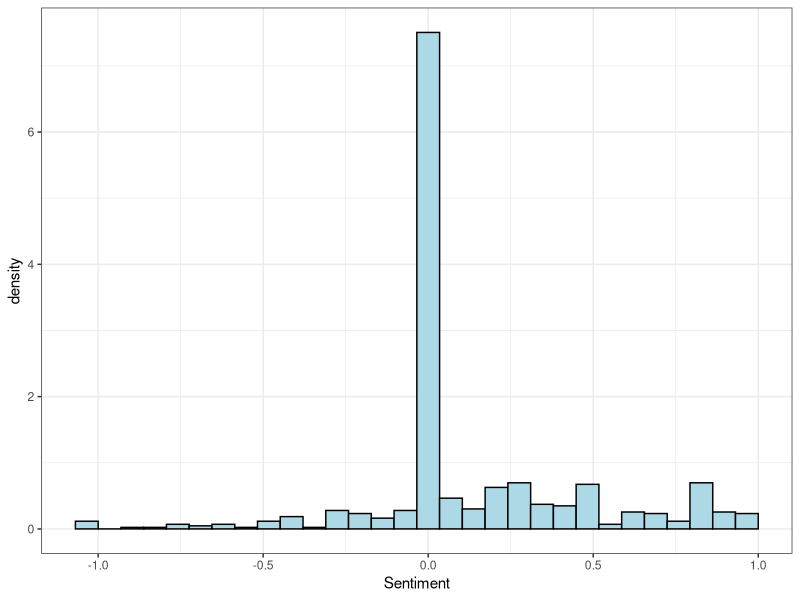
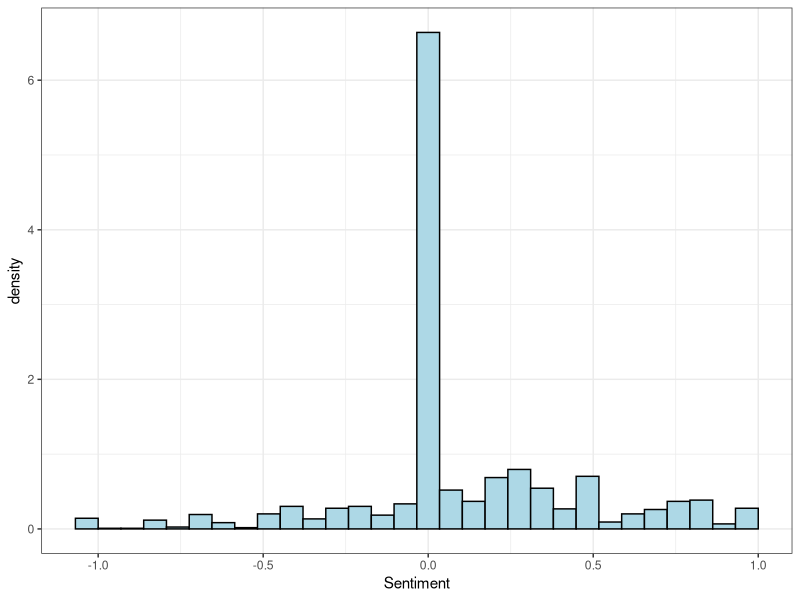
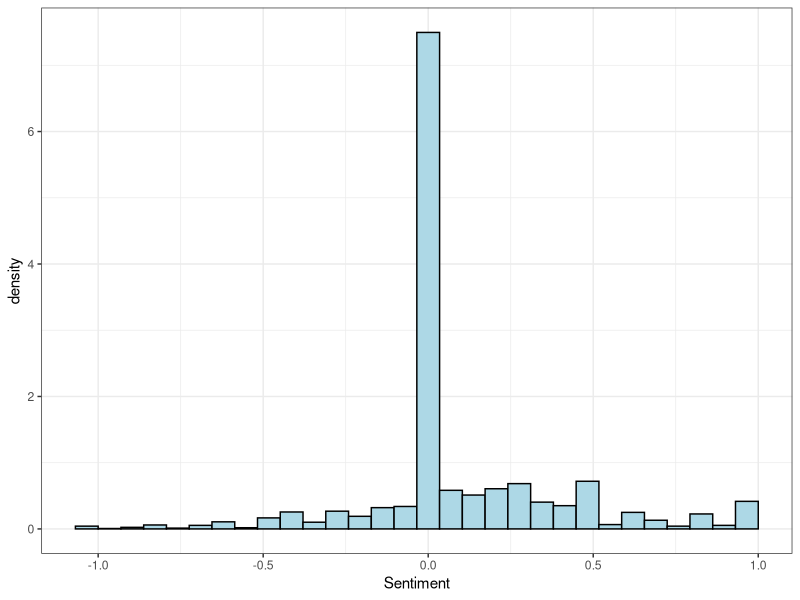
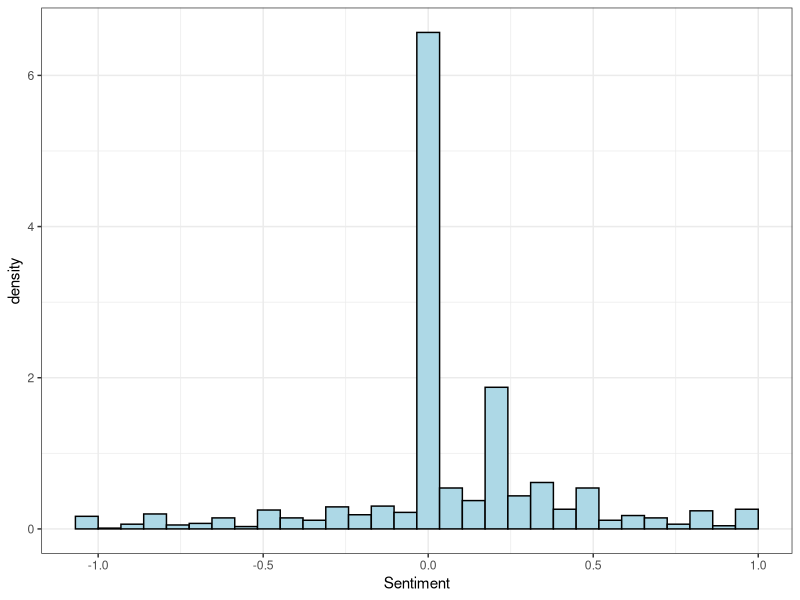
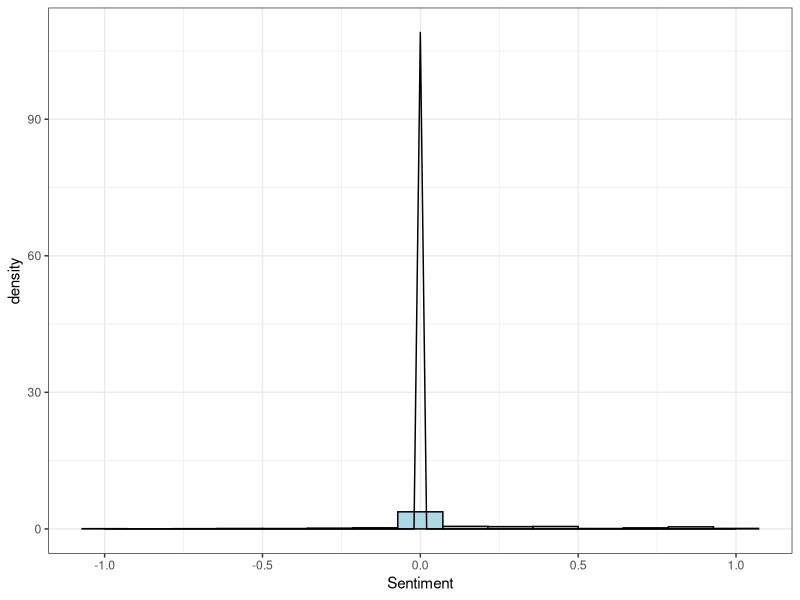
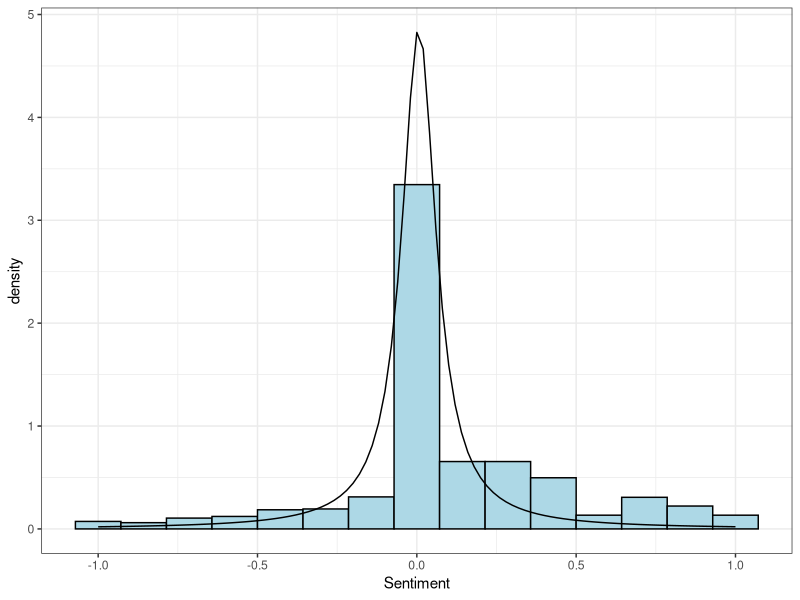
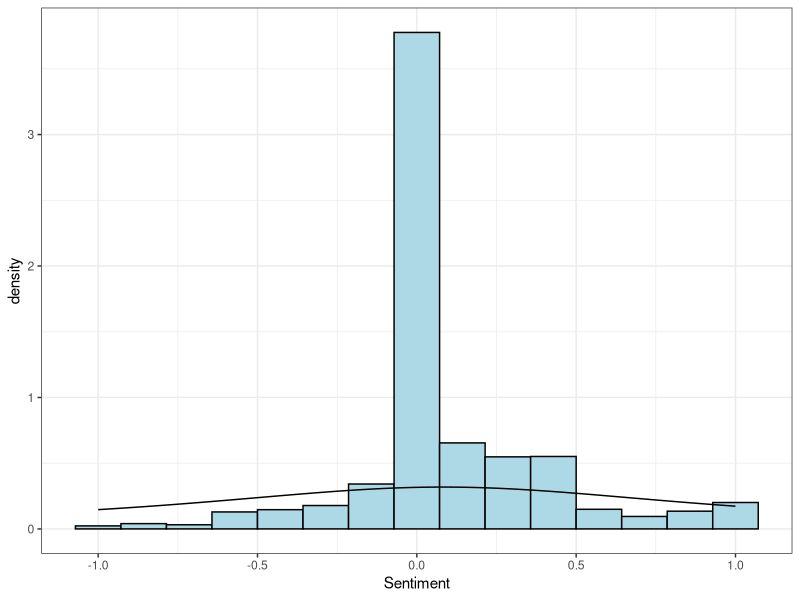
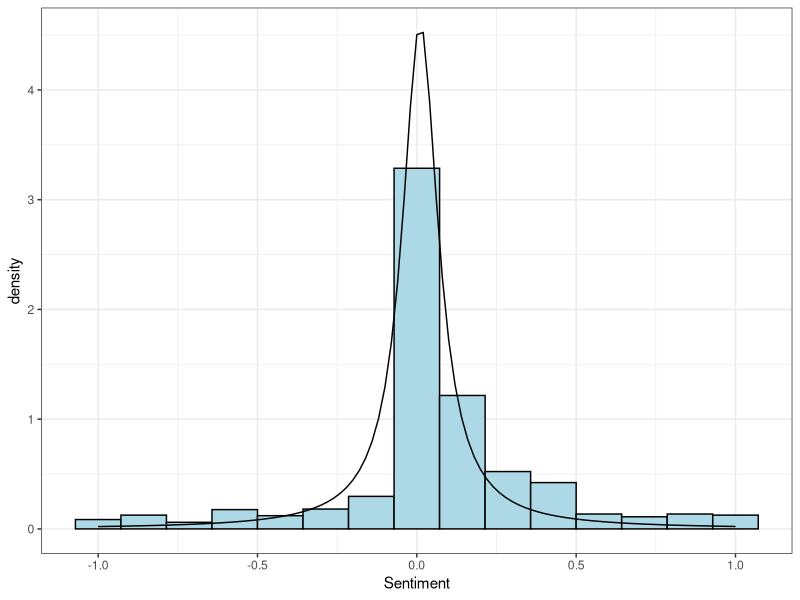

Write the R code that produced these figures, in order.
setwd('C:\\Users\\kaitr\\Documents\\GitHub\\SocialMediaAnalysis')


# Required Packages -------------------------------------------------------

library(MASS)
library(ggplot2)
library(fitdistrplus)

# Data Preprocessing ------------------------------------------------------

shoe_tweets = read.csv('shoes2426_tweet_sentiment.csv')
zane_tweets = read.csv('GleasonZane_tweet_sentiment.csv')
russ_tweets = read.csv('RussPhillips11_tweet_sentiment.csv')
brown_tweets = read.csv('sean22_sean_tweet_sentiment.csv')

shoe_tweets$Sentiment = as.numeric(as.character(shoe_tweets$Sentiment))
zane_tweets$Sentiment = as.numeric(as.character(zane_tweets$Sentiment))
russ_tweets$Sentiment = as.numeric(as.character(russ_tweets$Sentiment))
brown_tweets$Sentiment = as.numeric(as.character(brown_tweets$Sentiment))

shoe_tweets = na.omit(shoe_tweets)
zane_tweets = na.omit(zane_tweets)
russ_tweets = na.omit(russ_tweets)
brown_tweets = na.omit(brown_tweets)

row.names(shoe_tweets) = seq(1, nrow(shoe_tweets))
row.names(zane_tweets) = seq(1, nrow(zane_tweets))
row.names(russ_tweets) = seq(1, nrow(russ_tweets))
row.names(brown_tweets) = seq(1, nrow(brown_tweets))

# EDA ---------------------------------------------------------------------

ggplot(shoe_tweets, aes(x = Sentiment, y = ..density..)) + 
  geom_histogram(fill = 'lightblue', color = 'black') + 
  theme_bw()

ggplot(zane_tweets, aes(x = Sentiment, y = ..density..)) + 
  geom_histogram(fill = 'lightblue', color = 'black') + 
  theme_bw()

ggplot(russ_tweets, aes(x = Sentiment, y = ..density..)) + 
  geom_histogram(fill = 'lightblue', color = 'black') + 
  theme_bw()

ggplot(brown_tweets, aes(x = Sentiment, y = ..density..)) + 
  geom_histogram(fill = 'lightblue', color = 'black') + 
  theme_bw()

# Fit Beta Distribution ---------------------------------------------------

shoe_params = fitdistr(na.omit(shoe_tweets$Sentiment), 'cauchy', start = list(location = 0, scale = 1))
zane_params = fitdistr(na.omit(zane_tweets$Sentiment), 'cauchy', start = list(location = 0, scale = 1))
russ_params = fitdistr(na.omit(russ_tweets$Sentiment), 'cauchy', start = list(location = 0, scale = 1), lower = c(-1, 1))
brown_params = fitdistr(na.omit(brown_tweets$Sentiment), 'cauchy', start = list(location = 0, scale = 1))

ggplot(na.omit(shoe_tweets), aes(x = Sentiment)) +
  geom_histogram(aes(y = ..density..), fill = 'lightblue', color = 'black', bins = 15) +
  stat_function(fun = dnorm, args = list(mean = shoe_params$estimate[1], sd = shoe_params$estimate[2])) +
  theme_bw()

ggplot(zane_tweets, aes(x = Sentiment)) +
  geom_histogram(aes(y = ..density..), fill = 'lightblue', color = 'black', bins = 15) +
  stat_function(fun = dcauchy, args = list(location = zane_params$estimate[1], scale = zane_params$estimate[2])) +
  theme_bw()

ggplot(russ_tweets, aes(x = Sentiment)) +
  geom_histogram(aes(y = ..density..), fill = 'lightblue', color = 'black', bins = 15) +
  stat_function(fun = dcauchy, args = list(location = russ_params$estimate[1], scale = russ_params$estimate[2])) +
  theme_bw()

ggplot(brown_tweets, aes(x = Sentiment)) +
  geom_histogram(aes(y = ..density..), fill = 'lightblue', color = 'black', bins = 15) +
  stat_function(fun = dcauchy, args = list(location = brown_params$estimate[1], scale = brown_params$estimate[2])) +
  theme_bw()


cat('Shoe probability of positive:', 1 - pcauchy(0, location = shoe_params$estimate[1], scale = shoe_params$estimate[2]), '\n')
cat('Shoe probability of negative:', pcauchy(0, location = shoe_params$estimate[1], scale = shoe_params$estimate[2]), '\n')

cat('Zane probability of positive:', 1 - pcauchy(0, location = zane_params$estimate[1], scale = zane_params$estimate[2]), '\n')
cat('Zane probability of negative:', pcauchy(0, location = zane_params$estimate[1], scale = zane_params$estimate[2]), '\n')

cat('Russ probability of positive:', 1 - pcauchy(0, location = russ_params$estimate[1], scale = russ_params$estimate[2]), '\n')
cat('Russ probability of negative:', pcauchy(0, location = russ_params$estimate[1], scale = russ_params$estimate[2]), '\n')

cat('Brown probability of positive:', 1 - pcauchy(0, location = brown_params$estimate[1], scale = brown_params$estimate[2]), '\n')
cat('Brown probability of negative:', pcauchy(0, location = brown_params$estimate[1], scale = brown_params$estimate[2]), '\n')

cat('Shoe mean tweet: ', mean(na.omit(shoe_tweets$Sentiment)), '\n')
cat('Zane mean tweet: ', mean(na.omit(zane_tweets$Sentiment)), '\n')
cat('Russ mean tweet: ', mean(na.omit(russ_tweets$Sentiment)), '\n')
cat('Brown mean tweet: ', mean(na.omit(brown_tweets$Sentiment)), '\n')
